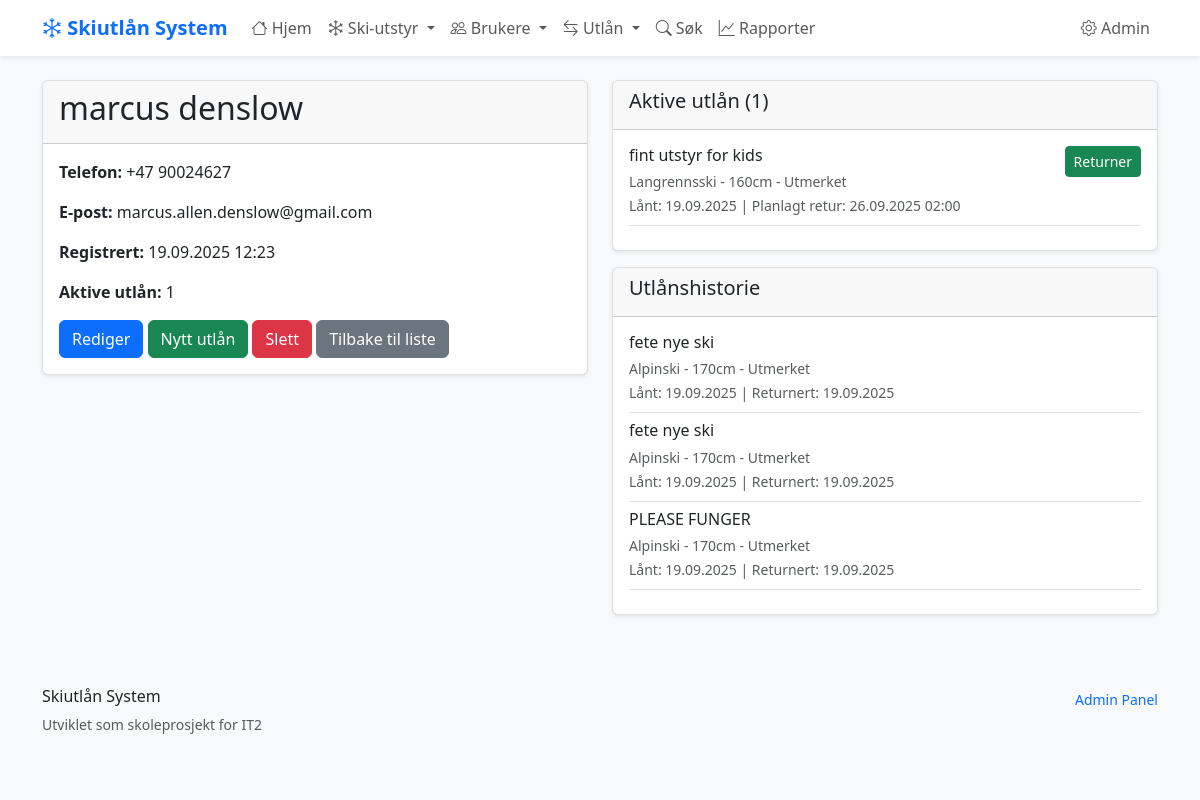
The page /brukere/1/ on the database as committed earlier.
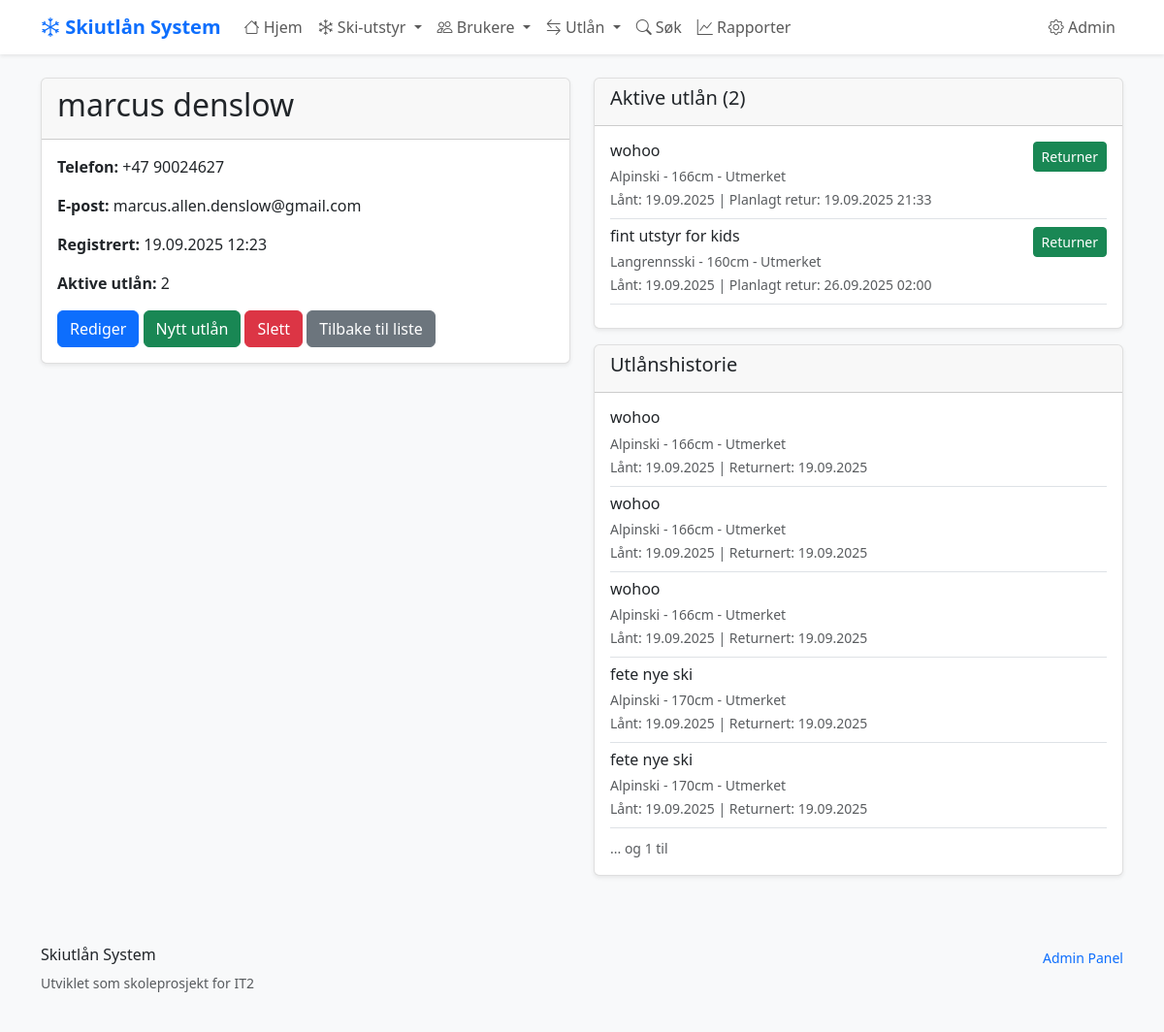
The same page on the database as committed later.
### skiutlan/models.py (models this page shows, shortened)
class Utlan(models.Model):
    bruker = models.ForeignKey(Bruker, on_delete=models.CASCADE)
    ski_item = models.ForeignKey(SkiItem, on_delete=models.CASCADE)
    utlant_dato = models.DateTimeField(auto_now_add=True)
    planlagt_retur = models.DateTimeField()
    returnert_dato = models.DateTimeField(blank=True, null=True)

class SkiItem(models.Model):
    SKI_TYPES = [
        ('alpinski', 'Alpinski'),
        ('langrenn', 'Langrennsski'),
        ('snowboard', 'Snowboard'),
        ('stovler', 'Skistøvler'),
        ('staver', 'Skistaver'),
    ]
    navn = models.CharField(max_length=100, help_text="Navn på ski-elementet")
    type_ski = models.CharField(
        max_length=20,
        choices=SKI_TYPES,
        help_text="Type ski-element"
    )
    storrelse = models.IntegerField(
        validators=[MinValueValidator(1), MaxValueValidator(300)],
        help_text="Størrelse i cm for ski/staver, EU-størrelse for støvler"
    )
    tilstand = models.CharField(
        max_length=20,
        choices=[
            ('utmerket', 'Utmerket'),
            ('god', 'God'),
            ('slitt', 'Slitt'),
            ('reparasjon', 'Trenger reparasjon'),
        ],
        default='god'
    )
    opprettet = models.DateTimeField(auto_now_add=True)
    oppdatert = models.DateTimeField(auto_now=True)
    class Meta:
        verbose_name = "Ski-element"
        verbose_name_plural = "Ski-elementer"
        ordering = ['type_ski', 'storrelse']  # Sorterer automatisk

### skiutlan/views.py (the view)
# urls.py: path('brukere/<int:bruker_id>/', views.bruker_detalj, name='bruker_detalj'),
def bruker_detalj(request, bruker_id):
    bruker = get_object_or_404(Bruker, id=bruker_id)
    alle_utlan = Utlan.objects.filter(bruker=bruker).order_by('-utlant_dato')
    aktive_utlan = alle_utlan.filter(returnert_dato__isnull=True)
    utlan_historie = alle_utlan.filter(returnert_dato__isnull=False)
    context = {
        'bruker': bruker,
        'aktive_utlan': aktive_utlan,
        'utlan_historie': utlan_historie,
        'antall_aktive': aktive_utlan.count()
    }
    return render(request, 'skiutlan/bruker_detalj.html', context)

### skiutlan/templates/skiutlan/bruker_detalj.html (shortened to what the changed rows need)
{% extends 'skiutlan/base.html' %}
{% block content %}
<div class="row">
    <div class="col-md-6">
        <div class="card">
            <div class="card-header">
                <h2>{{ bruker.fornavn }} {{ bruker.etternavn }}</h2>
            </div>
            <div class="card-body">
                <p><strong>Telefon:</strong> {{ bruker.telefon }}</p>
                <p><strong>E-post:</strong> {{ bruker.epost|default:"Ikke oppgitt" }}</p>
                <p><strong>Registrert:</strong> {{ bruker.registrert|date:"d.m.Y H:i" }}</p>
                <p><strong>Aktive utlån:</strong> {{ antall_aktive }}</p>
                <div class="mt-3">
                    <a href="{% url 'skiutlan:bruker_rediger' bruker.id %}" class="btn btn-primary">Rediger</a>
                    <a href="{% url 'skiutlan:utlan_opprett' %}?bruker={{ bruker.id }}" class="btn btn-success">Nytt utlån</a>
                    <a href="{% url 'skiutlan:bruker_slett' bruker.id %}" class="btn btn-danger">Slett</a>
                    <a href="{% url 'skiutlan:bruker_liste' %}" class="btn btn-secondary">Tilbake til liste</a>
                </div>
            </div>
        </div>
    </div>
    <div class="col-md-6">
        <div class="card">
            <div class="card-header">
                <h5>Aktive utlån ({{ aktive_utlan.count }})</h5>
            </div>
            <div class="card-body">
                {% if aktive_utlan %}
                    {% for utlan in aktive_utlan %}
                        <div class="border-bottom pb-2 mb-2">
                            <div class="d-flex justify-content-between">
                                <div>
                                    <h6 class="mb-1">{{ utlan.ski_item.navn }}</h6>
                                    <small class="text-muted">
                                        {{ utlan.ski_item.get_type_ski_display }} -
                                        {{ utlan.ski_item.storrelse }}{% if utlan.ski_item.type_ski == 'stovler' %}EU{% else %}cm{% endif %} -
                                        {{ utlan.ski_item.get_tilstand_display }}
                                    </small>
                                    <br>
                                    <small class="text-muted">
                                        Lånt: {{ utlan.utlant_dato|date:"d.m.Y" }} | Planlagt retur: {{ utlan.planlagt_retur|date:"d.m.Y H:i" }}
                                    </small>
                                </div>
                                <div>
                                    <a href="{% url 'skiutlan:utlan_marker_returnert' utlan.id %}" class="btn btn-sm btn-success">Returner</a>
                                </div>
                            </div>
                        </div>
                    {% endfor %}
                {% else %}
                    <p class="text-muted">Ingen aktive utlån</p>
                {% endif %}
            </div>
        </div>
        <div class="card mt-3">
            <div class="card-body">
                {% if utlan_historie %}
                    {% for utlan in utlan_historie|slice:":5" %}
                        <div class="border-bottom pb-2 mb-2">
                            <h6 class="mb-1">{{ utlan.ski_item.navn }}</h6>
                            <small class="text-muted">
                                {{ utlan.ski_item.get_type_ski_display }} -
                                {{ utlan.ski_item.storrelse }}{% if utlan.ski_item.type_ski == 'stovler' %}EU{% else %}cm{% endif %} -
                                {{ utlan.ski_item.get_tilstand_display }}
                            </small>
                            <br>
                            <small class="text-muted">
                                Lånt: {{ utlan.utlant_dato|date:"d.m.Y" }} | Returnert: {{ utlan.returnert_dato|date:"d.m.Y" }}
                            </small>
                        </div>
                    {% endfor %}
                    {% if utlan_historie.count > 5 %}
                        <small class="text-muted">... og {{ utlan_historie.count|add:"-5" }} til</small>
                    {% endif %}
                {% else %}
                    <p class="text-muted">Ingen tidligere utlån</p>
                {% endif %}
            </div>
        </div>
    </div>
</div>
{% endblock %}

Rows that differ between the two databases and show on the page:
no longer on this page (row unchanged): Utlan: ski_item.navn "PLEASE FUNGER", ski_item.type_ski "Alpinski", ski_item.storrelse "170", shows "cm", ski_item.tilstand "Utmerket", utlant_dato "19.09.2025", returnert_dato "19.09.2025", shown under "Utlånshistorie"
added Utlan: ski_item.navn "wohoo", ski_item.type_ski "Alpinski", ski_item.storrelse "166", shows "cm", ski_item.tilstand "Utmerket", utlant_dato "19.09.2025", planlagt_retur "19.09.2025 21:33", shown under "Aktive utlån (2)"
added Utlan: ski_item.navn "wohoo", ski_item.type_ski "Alpinski", ski_item.storrelse "166", shows "cm", ski_item.tilstand "Utmerket", utlant_dato "19.09.2025", returnert_dato "19.09.2025", shown under "Utlånshistorie"
added Utlan: ski_item.navn "wohoo", ski_item.type_ski "Alpinski", ski_item.storrelse "166", shows "cm", ski_item.tilstand "Utmerket", utlant_dato "19.09.2025", returnert_dato "19.09.2025", shown under "Utlånshistorie"
added Utlan: ski_item.navn "wohoo", ski_item.type_ski "Alpinski", ski_item.storrelse "166", shows "cm", ski_item.tilstand "Utmerket", utlant_dato "19.09.2025", returnert_dato "19.09.2025", shown under "Utlånshistorie"
Other text that changed with them:
{{ antall_aktive }}: "1" → "2"
{{ aktive_utlan.count }}: "1" → "2"
{{ utlan_historie.count|add:"-5" }}: (not shown) → "1"
text now shown: "... og til"
